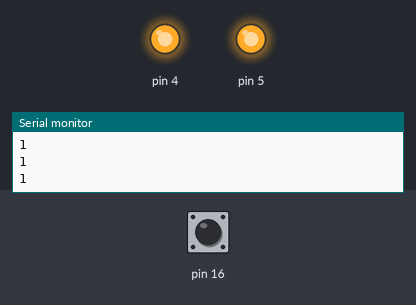
Bench run of a sketch on a simulated Arduino Uno, built with avr-gcc and run on an emulated ATmega328P. Parts: output pins drawn as LEDs (lit = HIGH), the last lines printed to the serial monitor. Inputs (shaded band) come from the test bench; at power-on: pin 16 HIGH. Pins used as bus, display or sensor lines are not drawn.

Above: at 1.2 s.
1.3 s: pin 16 pulled LOW for 0.15 s
At 2.0 s:
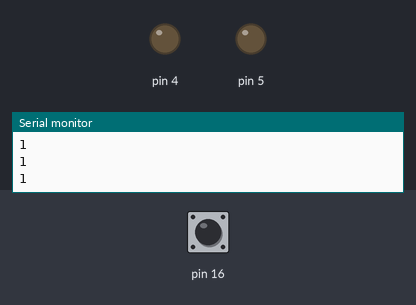
2.9 s: pin 16 pulled LOW for 1 s
At 3.2 s:
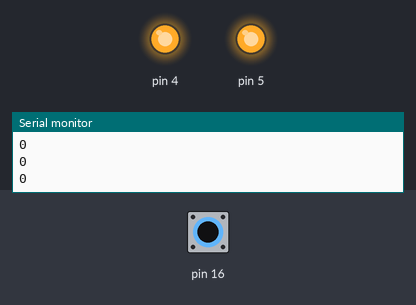
5.4 s: pin 16 pulled LOW for 3.2 s
At 6.4 s:
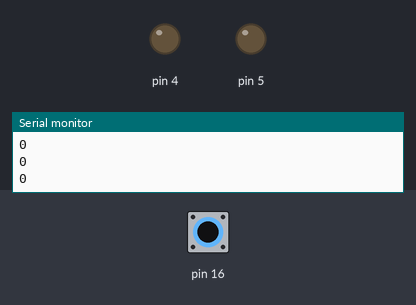
Timing chart, 0 to 8.4 s (numbered marks = the images above; inputs shaded):
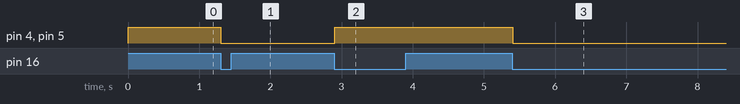

The sketch:

sketch_oct8c.ino
```cpp
void setup() {
  // 設置初始化代碼，只運行一次
  Serial.begin(9600);  // 初始化串口通信，波特率為9600
  pinMode(16, INPUT_PULLUP);  // 設置引腳16為輸入模式，啟用內部上拉電阻
  // PULLUP（上拉）是指在Arduino中使用內部上拉電阻的一種輸入模式
  pinMode(4, OUTPUT);  // 設置引腳4為輸出模式
  pinMode(5, OUTPUT);  // 設置引腳5為輸出模式
  pinMode(0, OUTPUT);
  digitalWrite(4, LOW);  // 初始化引腳4為低電平
  digitalWrite(5, LOW);  // 初始化引腳5為低電平
  digitalWrite(0, LOW);
}

bool p16 = digitalRead(16);  // 讀取引腳16的初始狀態
// bool p16 = digitalRead(16); 讀取引腳16的當前狀態
bool led_state = HIGH;  // 設置LED初始狀態為高電平（開啟）
bool flag = LOW;  // 設置標誌位，用於防止按鈕重複觸發

void loop() {
  // 主循環代碼，重複執行
  p16 = digitalRead(16);  // 讀取引腳16的當前狀態
  Serial.println(p16);  // 通過串口輸出引腳16的狀態

  if (p16 == 0 && flag == LOW) {  // 如果引腳16為低電平（按鈕被按下）且標誌位為LOW
    digitalWrite(4, HIGH);  // 將引腳4設置為高電平
    digitalWrite(5, HIGH);
    digitalWrite(0, HIGH);  // 將引腳5設置為高電平
    led_state = !led_state;  // 切換LED狀態
    flag = HIGH;  // 設置標誌位為HIGH，防止重複觸發
  }
  else if (p16 == 1 && flag == HIGH) {  // 如果按鈕釋放且標誌位為HIGH
    flag = LOW;  // 重置標誌位，為下一次按鈕按下做準備
  }

  digitalWrite(4, led_state);  // 根據led_state設置引腳4的狀態
  digitalWrite(5, led_state);  // 根據led_state設置引腳5的狀態
  digitalWrite(0, led_state);
  delay(100);  // 延遲100毫秒
}
```

Measured:
- after the input at 1.3 s, pin 4, pin 5: HIGH → LOW at once
- after the input at 2.9 s, pin 4, pin 5: LOW → HIGH at once
- after the input at 5.4 s, pin 4, pin 5: HIGH → LOW at once
